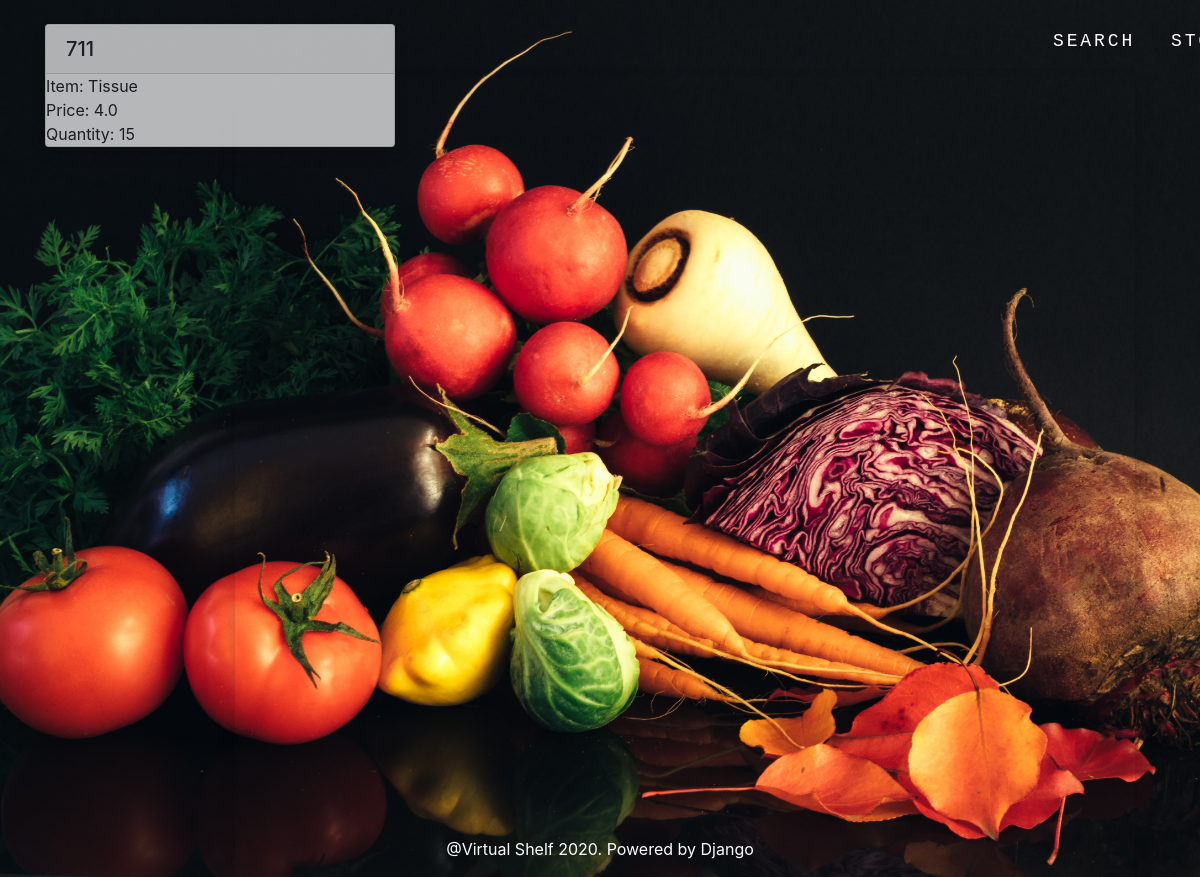
The app's page /storage/storage-item/Tissue/, older data.
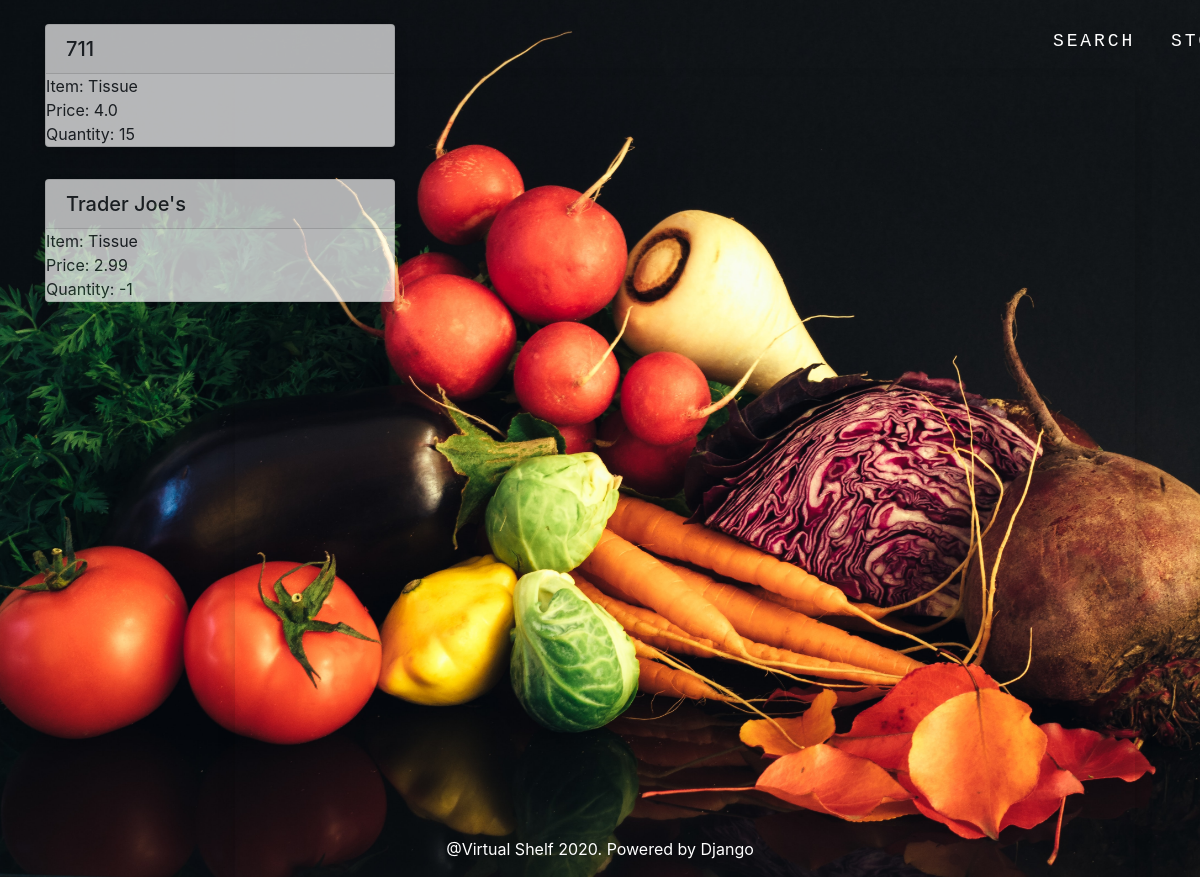
The same page, newer data.
### storage/models.py (models this page shows, shortened)
class Ownership(models.Model):
	item = models.ForeignKey(Item, on_delete=models.CASCADE)
	store = models.ForeignKey(Store, on_delete=models.CASCADE)
	price = models.FloatField()
	quantity = models.IntegerField()
	class Meta:
		ordering = ['store']

class Store(models.Model):
	name = models.CharField(max_length=100)
	address = models.CharField(max_length=200)
	items = models.ManyToManyField(Item, through='Ownership')
	class Meta:
		ordering = ('name',)
	def __str__(self):
		return self.name

class Item(models.Model):
	category = models.CharField(max_length=100)
	name = models.CharField(max_length=100)
	class Meta:
		ordering = ['name']
	def __str__(self):
		return self.name

### storage/views.py (the view)
# urls.py: path('storage-item/<str:item_name>/', views.search_item, name='search_item'),
def search_item(request, item_name):
    try:
        item = Item.objects.get(name=item_name)
    except Item.DoesNotExist:
        item = None
    if not item:
        return
    ownerships = Ownership.objects.filter(item=item)
    context = { 'ownerships': ownerships }
    return render(request, 'storage/item_result.html', context)

### templates/storage/item_result.html (shortened to what this page needs)
{% extends "base.html" %}
{% load staticfiles %}
{% block content %}
<div class="container">
    <div id="googleMap" style="position: absolute; top: 77px; right: 65px; box-shadow: 0px 8px 16px 0px rgba(0,0,0,0.2); height:800px; width: 900px"></div>
    {% for ownership in ownerships %}
    <div class="row mt-2">
        <div class="col-4 mb-4">
            <div class="card h-100" style="opacity: 0.7; box-shadow: 0px 8px 16px 0px rgba(0,0,0,0.2);">
                <h5 class="card-header">{{ ownership.store }}</h5>
                <div>
                    <p class="card-text">Item: {{ ownership.item|slice:'100' }}</p>
                </div>
                <div>
                    <p class="card-text">Price: {{ ownership.price|slice:'100' }}</p>
                </div>
                <div>
                    <p class="card-text">Quantity: {{ ownership.quantity|slice:'100' }}</p>
                </div>
            </div>
        </div>
    </div>
    {% endfor %}
</div>
{% endblock content %}

Row changes from the older to the newer data that the page shows:
added Ownership: store "Trader Joe's", item "Tissue", price "2.99", quantity "-1"
